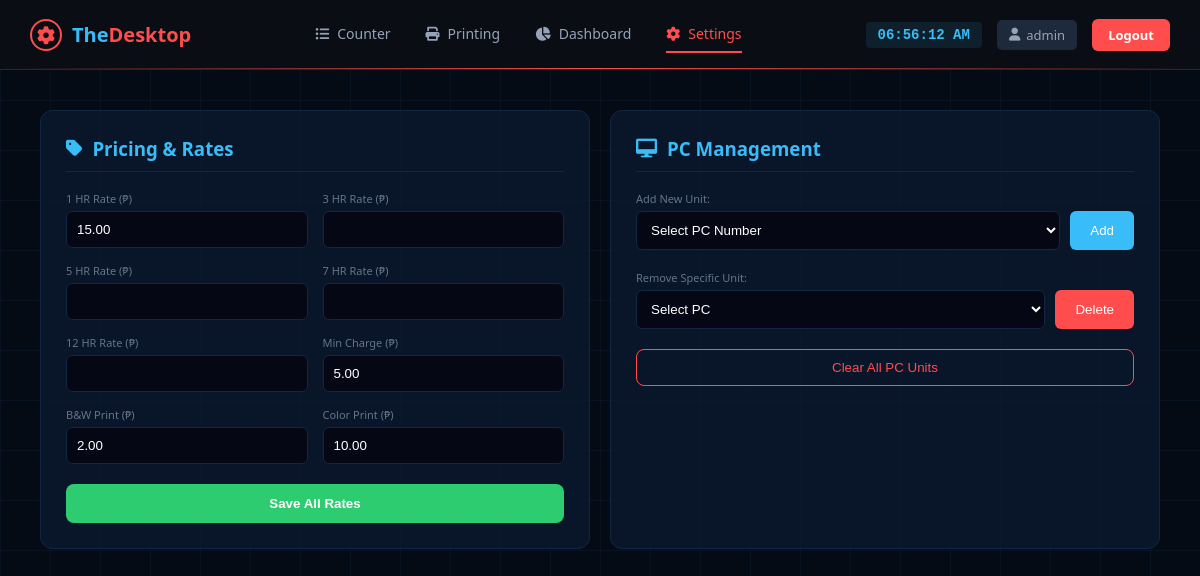
The page /settings.php (signed in) on the database its author committed.
### tables this page shows
CREATE TABLE settings (
    id INT PRIMARY KEY,
    hourly_rate DECIMAL(10,2),
    minimum_charge DECIMAL(10,2),
    bw_rate DECIMAL(10,2),
    color_rate DECIMAL(10,2),
    billing_method VARCHAR(20)
);

### settings.php (the view, shortened to what this page needs)
<?php
include "config/db.php";
$is_admin = isset($_SESSION['admin_username']);
$display_user = $is_admin ? $_SESSION['admin_username'] : $_SESSION['username'];
$rateQuery = mysqli_query($conn, "SELECT * FROM settings WHERE id = 1");
$rates = mysqli_fetch_assoc($rateQuery);
?>
<!DOCTYPE html>
<html lang="en">
<head>
    <link rel="stylesheet" href="https://cdnjs.cloudflare.com/ajax/libs/font-awesome/6.0.0/css/all.min.css">
</head>
<body>
    <header class="header">
        <div class="logo-container">
            <div class="logo-icon"><i class="fas fa-cog"></i></div>
            <div class="logo-text">The<span>Desktop</span></div>
        </div>
        <nav class="nav-links">
            <a href="counter.php" class="nav-item"><i class="fas fa-list-ul"></i> Counter</a>
            <a href="printing.php" class="nav-item"><i class="fas fa-print"></i> Printing</a>
            <a href="dashboard.php" class="nav-item"><i class="fas fa-chart-pie"></i> Dashboard</a>
            <a href="settings.php" class="nav-item active"><i class="fas fa-cog"></i> Settings</a>
        </nav>
        <div class="header-right">
            <div id="systemClock">00:00:00 AM</div>
            <div class="admin-badge"><i class="fas fa-user"></i> <?php echo htmlspecialchars($display_user); ?></div>
            <a href="logout.php" class="logout-btn">Logout</a>
        </div>
    </header>
    <div class="main-content">
        <div class="cards-wrapper">
            <div class="card">
                <h3><i class="fas fa-tag"></i> Pricing & Rates</h3>
                <form action="save_all_rates.php" method="POST">
                    <div class="input-grid">
                        <div><label>1 HR Rate (₱)</label><input type="number" step="0.01" name="hour_rate" value="<?php echo $rates['hourly_rate']; ?>"></div>
                        <div><label>3 HR Rate (₱)</label><input type="number" step="0.01" name="rate_3hr" value="<?php echo $rates['rate_3hr']; ?>"></div>
                        <div><label>5 HR Rate (₱)</label><input type="number" step="0.01" name="rate_5hr" value="<?php echo $rates['rate_5hr']; ?>"></div>
                        <div><label>7 HR Rate (₱)</label><input type="number" step="0.01" name="rate_7hr" value="<?php echo $rates['rate_7hr']; ?>"></div>
                        <div><label>12 HR Rate (₱)</label><input type="number" step="0.01" name="rate_12hr" value="<?php echo $rates['rate_12hr']; ?>"></div>
                        <div><label>Min Charge (₱)</label><input type="number" step="0.01" name="min_charge" value="<?php echo $rates['minimum_charge']; ?>"></div>
                        <div><label>B&W Print (₱)</label><input type="number" step="0.01" name="bw_rate" value="<?php echo $rates['bw_rate']; ?>"></div>
                        <div><label>Color Print (₱)</label><input type="number" step="0.01" name="color_rate" value="<?php echo $rates['color_rate']; ?>"></div>
                    </div>
                    <button type="submit" class="btn-save">Save All Rates</button>
                </form>
            </div>
            <div class="card">
                <h3><i class="fas fa-desktop"></i> PC Management</h3>
                <form action="add_specific_pc.php" method="POST">
                    <label>Add New Unit:</label>
                    <div style="display: flex; gap: 10px; margin-bottom: 20px;">
                        <select name="pc_number" required>
                            <option value="" disabled selected>Select PC Number</option>
                        </select>
                        <button type="submit" name="add_pc" style="background:#38bdf8; color:white; border:none; padding:0 20px; border-radius:6px; cursor:pointer;">Add</button>
                    </div>
                </form>
                <form action="add_specific_pc.php" method="POST">
                    <label>Remove Specific Unit:</label>
                    <div style="display: flex; gap: 10px; margin-bottom: 20px;">
                        <select name="pc_id" required>
                            <option value="" disabled selected>Select PC</option>
                        </select>
                        <button type="submit" name="delete_pc" style="background:#ff4d4d; color:white; border:none; padding:0 20px; border-radius:6px; cursor:pointer;">Delete</button>
                    </div>
                </form>
                <form id="clearAllForm" action="add_specific_pc.php" method="POST">
                    <button type="button" onclick="showClearModal()" style="width:100%; background:transparent; border:1px solid #ff4d4d; color:#ff4d4d; padding:10px; border-radius:8px; cursor:pointer;">Clear All PC Units</button>
                </form>
            </div>
        </div>
    </div>
</body>
</html>

### settings.php (style rules this page uses)
html { overflow-y: scroll; }
body { background-color: #050b14; background-image: linear-gradient(rgba(19, 39, 66, 0.3) 1px, transparent 1px), linear-gradient(90deg, rgba(19, 39, 66, 0.3) 1px, transparent 1px); background-size: 50px 50px; color: white; font-family: 'Segoe UI', sans-serif; margin: 0; min-height: 100vh; }
.header { display: flex; justify-content: space-between; align-items: center; padding: 12px 30px; background-color: #0a0e14; border-bottom: 1px solid #1e293b; position: relative; height: 70px; box-sizing: border-box; }
.header::after { content: ''; position: absolute; bottom: 0; left: 0; right: 0; height: 1px; background: linear-gradient(90deg, transparent, #ff4d4d, transparent); }
.logo-container { display: flex; align-items: center; gap: 10px; }
.logo-icon { color: #ff4d4d; font-size: 18px; border: 2px solid #ff4d4d; border-radius: 50%; width: 28px; height: 28px; display: flex; align-items: center; justify-content: center; }
.logo-text { font-weight: bold; font-size: 20px; color: #38bdf8; }
.logo-text span { color: #ff4d4d; }
.nav-links { display: flex; gap: 35px; }
.nav-item { text-decoration: none; color: #94a3b8; display: flex; align-items: center; gap: 8px; font-size: 14px; padding: 8px 0; transition: 0.3s; border-bottom: 2px solid transparent; }
.nav-item.active { color: #ff4d4d; border-bottom: 2px solid #ff4d4d; }
.header-right { display: flex; align-items: center; gap: 15px; }
#systemClock { color: #38bdf8; font-family: monospace; background: rgba(56, 189, 248, 0.1); padding: 5px 12px; border-radius: 4px; font-weight: bold; font-size: 14px; }
.admin-badge { background: #1e293b; color: #94a3b8; padding: 6px 12px; border-radius: 5px; font-size: 13px; display: flex; align-items: center; gap: 6px; }
.logout-btn { background: #ff4d4d; color: white; border: none; padding: 7px 16px; border-radius: 6px; cursor: pointer; text-decoration: none; font-weight: bold; font-size: 13px; }
.main-content { padding: 40px; display: flex; flex-direction: column; align-items: center; gap: 20px; }
.cards-wrapper { display: flex; gap: 20px; justify-content: center; flex-wrap: wrap; width: 100%; max-width: 1200px; }
.card { background: rgba(10, 25, 47, 0.8); border: 1px solid #132742; border-radius: 12px; padding: 25px; flex: 1; min-width: 400px; }
.card h3 { color: #38bdf8; margin-top: 0; display: flex; align-items: center; gap: 10px; border-bottom: 1px solid #132742; padding-bottom: 10px; }
.input-grid { display: grid; grid-template-columns: 1fr 1fr; gap: 15px; margin-top: 15px; }
label { display: block; font-size: 11px; color: #64748b; margin-bottom: 5px; }
input, select { width: 100%; padding: 10px; background: #050814; border: 1px solid #132742; color: white; border-radius: 6px; box-sizing: border-box; }
.btn-save { width: 100%; background: #2ecc71; color: white; border: none; padding: 12px; border-radius: 8px; margin-top: 20px; cursor: pointer; font-weight: bold; transition: 0.3s; }

### rows shown on the page
settings: hour_rate "15.00", min_charge "5.00", bw_rate "2.00", color_rate "10.00"

### other values the page prints
$display_user "admin"
